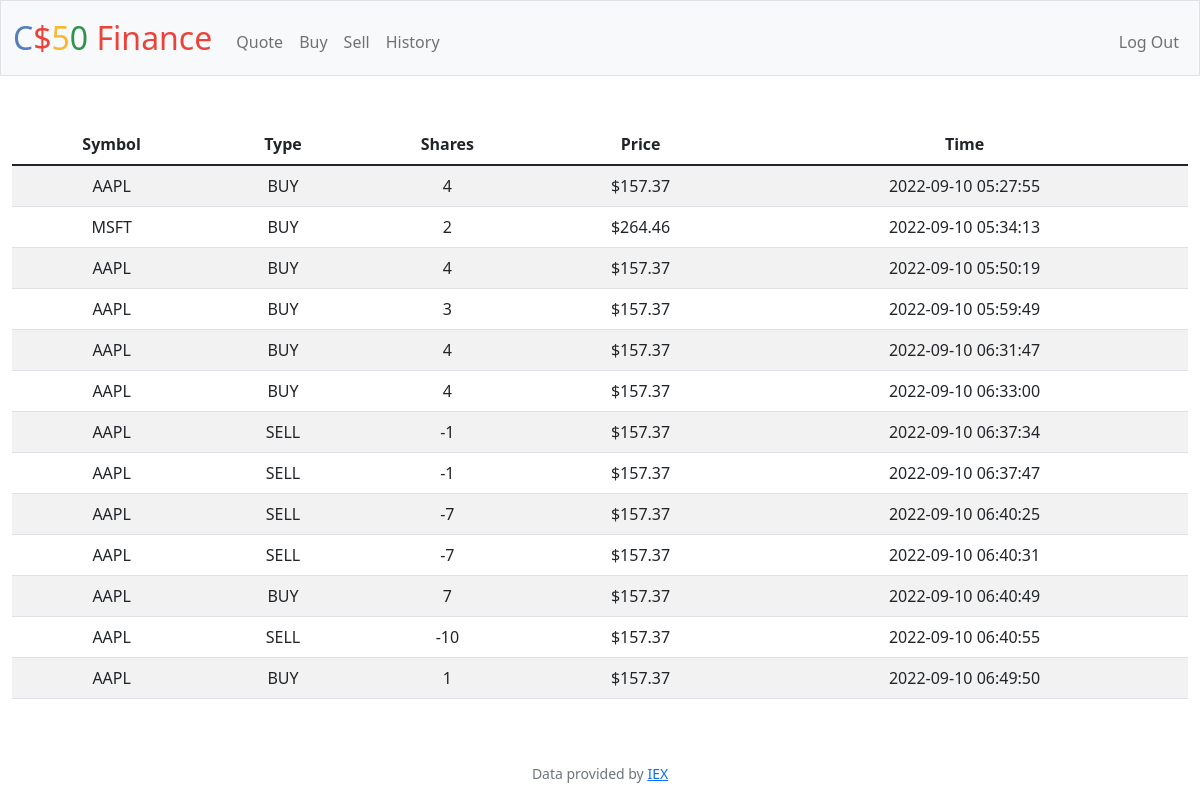
Screenshot of /history (signed in) with the database file from the repository.
### tables this page shows
CREATE TABLE 'transactions' ('id' INTEGER PRIMARY KEY AUTOINCREMENT, 'user_id' INTEGER NOT NULL, 'name' TEXT NOT NULL, 'shares' INTEGER NOT NULL, 'price' NUMERIC NOT NULL, 'type' TEXT NOT NULL, 'symbol' TEXT NOT NULL,'time' TIMESTAMP DEFAULT CURRENT_TIMESTAMP, FOREIGN KEY(user_id) REFERENCES users(id));

### app.py (the view)
@app.route("/history")
@login_required
def history():
    user_id = session["user_id"]
    transactions = db.execute("SELECT type, symbol, price, shares, time FROM transactions WHERE user_id = ?", user_id)
    return render_template("history.html", transactions=transactions, usd=usd, )

### app.py (called while the page is built)
@app.after_request
def after_request(response):
    response.headers["Cache-Control"] = "no-cache, no-store, must-revalidate"
    response.headers["Expires"] = 0
    response.headers["Pragma"] = "no-cache"
    return response

### helpers.py (called while the page is built)
def login_required(f):
    @wraps(f)
    def decorated_function(*args, **kwargs):
        if session.get("user_id") is None:
            return redirect("/login")
        return f(*args, **kwargs)
    return decorated_function

def usd(value):
    return f"${value:,.2f}"

### templates/history.html (shortened to what this page needs)
{% extends "layout.html" %}
{% block main %}
    <table class="table table-striped">
        <thead>
            <tr>
                <th>Symbol</th>
                <th>Type</th>
                <th>Shares</th>
                <th>Price</th>
                <th>Time</th>
            </tr>
        </thead>
        <tbody>
            {% for transaction in transactions %}
            <tr>
                <td> {{ transaction["symbol"].upper() }}</td>
                <td> {{ transaction["type"].upper() }}</td>
                <td> {{ transaction["shares"] }}</td>
                <td> {{ usd(transaction["price"]) }}</td>
                <td> {{ transaction["time"] }}</td>
            </tr>
            {% endfor %}
        </tbody>
    </table>
{% endblock %}

### templates/layout.html (shortened to what this page needs)
<!DOCTYPE html>
<html lang="en">
    <head>
        <link href="https://cdn.jsdelivr.net/npm/bootstrap@5.1.3/dist/css/bootstrap.min.css" rel="stylesheet">
        <link href="/static/styles.css" rel="stylesheet">
    </head>
    <body>
        <nav class="bg-light border navbar navbar-expand-md navbar-light">
            <div class="container-fluid">
                <a class="navbar-brand" href="/"><span class="blue">C</span><span class="red">$</span><span class="yellow">5</span><span class="green">0</span> <span class="red">Finance</span></a>
                <div class="collapse navbar-collapse" id="navbar">
                    {% if session["user_id"] %}
                        <ul class="navbar-nav me-auto mt-2">
                            <li class="nav-item"><a class="nav-link" href="/quote">Quote</a></li>
                            <li class="nav-item"><a class="nav-link" href="/buy">Buy</a></li>
                            <li class="nav-item"><a class="nav-link" href="/sell">Sell</a></li>
                            <li class="nav-item"><a class="nav-link" href="/history">History</a></li>
                        </ul>
                        <ul class="navbar-nav ms-auto mt-2">
                            <li class="nav-item"><a class="nav-link" href="/logout">Log Out</a></li>
                        </ul>
                    {% else %}
                        <ul class="navbar-nav ms-auto mt-2">
                            <li class="nav-item"><a class="nav-link" href="/register">Register</a></li>
                            <li class="nav-item"><a class="nav-link" href="/login">Log In</a></li>
                        </ul>
                    {% endif %}
                </div>
            </div>
        </nav>
        <main class="container-fluid py-5 text-center">
            {% block main %}{% endblock %}
        </main>
        <footer class="mb-5 small text-center text-muted">
            Data provided by <a href="https://iexcloud.io/">IEX</a>
        </footer>
    </body>
</html>

### static/styles.css (style rules this page uses)
nav .navbar-brand { font-size: xx-large; }
nav .navbar-brand .blue { color: #537fbe; }
nav .navbar-brand .red { color: #ea433b; }
nav .navbar-brand .yellow { color: #f5b82e; }
nav .navbar-brand .green { color: #2e944b; }

### rows the page displays
transactions: price "$157.37"
transactions: price "$264.46"
transactions: price "$157.37"
transactions: price "$157.37"
transactions: price "$157.37"
transactions: price "$157.37"
transactions: price "$157.37"
transactions: price "$157.37"
transactions: price "$157.37"
transactions: price "$157.37"
transactions: price "$157.37"
transactions: price "$157.37"
transactions: price "$157.37"
